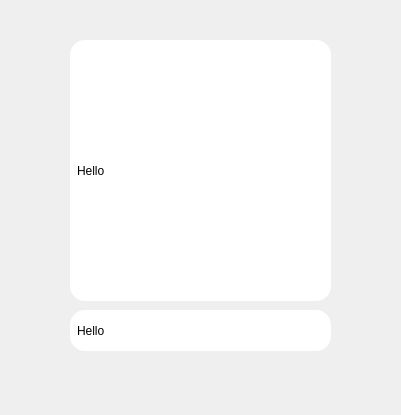
<?xml version="1.0" encoding="UTF-8"?>
<ui version="4.0">
 <class>Form</class>
 <widget class="QWidget" name="Form">
  <property name="geometry">
   <rect>
    <x>0</x>
    <y>0</y>
    <width>401</width>
    <height>415</height>
   </rect>
  </property>
  <property name="windowTitle">
   <string>Form</string>
  </property>
  <widget class="QLineEdit" name="lineEdit">
   <property name="geometry">
    <rect>
     <x>70</x>
     <y>310</y>
     <width>261</width>
     <height>41</height>
    </rect>
   </property>
   <property name="styleSheet">
    <string notr="true">QLineEdit{
	background-color: white;
	color: black;
    background-attachment: scroll;
	font-size: auto;
	background: qlineargradient(spread:pad, x1:0, y1:1, x2:1, y2:0, 
                stop:0 rgb(218, 232, 247), stop:1 rgb(214, 229, 247));
  	padding: 5px;
	border-radius:15px;
}</string>
   </property>
   <property name="text">
    <string>Hello</string>
   </property>
  </widget>
  <widget class="QLineEdit" name="lineEdit_2">
   <property name="geometry">
    <rect>
     <x>70</x>
     <y>40</y>
     <width>261</width>
     <height>261</height>
    </rect>
   </property>
   <property name="styleSheet">
    <string notr="true">QLineEdit{
	background-color: white;
	color: black;
    background-attachment: scroll;
	font-size: auto;
	background: qlineargradient(spread:pad, x1:0, y1:1, x2:1, y2:0, 
                stop:0 rgb(218, 232, 247), stop:1 rgb(214, 229, 247));
  	padding: 5px;
	border-radius:15px;
}</string>
   </property>
   <property name="text">
    <string>Hello</string>
   </property>
  </widget>
 </widget>
 <resources/>
 <connections/>
</ui>
